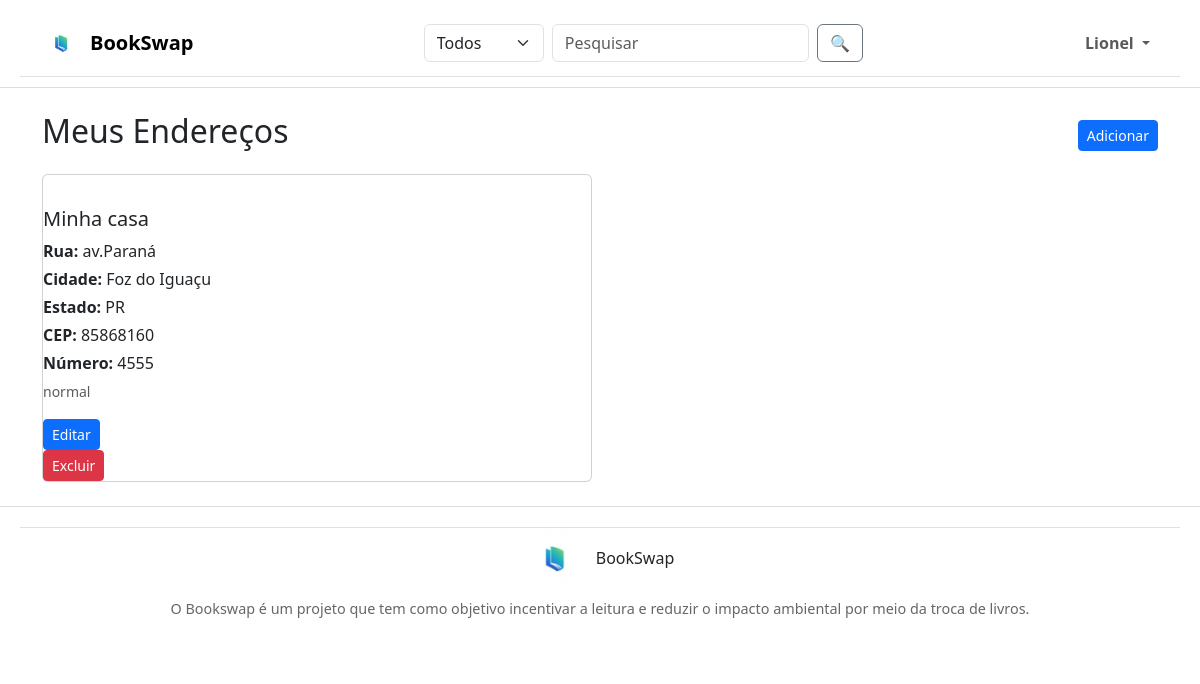
/app/controller/EnderecosController.php?action=enderecoPage (signed in), run on the app's committed database.
### tables this page shows
CREATE TABLE `enderecos` (
  `id` int NOT NULL AUTO_INCREMENT,
  `usuarios_id` int NOT NULL,
  `rua` varchar(60) NOT NULL,
  `cidade` varchar(45) NOT NULL,
  `cep` varchar(45) NOT NULL,
  `nome` varchar(80) NOT NULL,
  `numero` int NOT NULL,
  `main` enum('main','normal') DEFAULT 'normal',
  `estado` char(2) NOT NULL,
  `status` enum('inativo','ativo') DEFAULT NULL,
  PRIMARY KEY (`id`),
  KEY `enderecos_ibfk_1` (`usuarios_id`),
  CONSTRAINT `enderecos_ibfk_1` FOREIGN KEY (`usuarios_id`) REFERENCES `usuarios` (`id`)
);

### app/controller/EnderecosController.php (called while the page is built, shortened)
<?php
require_once(__DIR__ . '/../controller/Controller.php');
require_once(__DIR__ . '/../model/Endereco.php');
require_once(__DIR__ . '/../dao/EnderecoDAO.php');
class EnderecosController extends Controller {
    private $enderecoDAO;
    private $usuarioDao;
    public function __construct() {
        $this->enderecoDAO = new EnderecoDAO();
        $this->usuarioDao = new UsuarioDAO();
        $this->handleAction();
    }
    protected function procurarUsuarioId(){
        $idUsuarioLogado = $this->getIdUsuarioLogado();
        $usuario = $this->usuarioDao->findById($idUsuarioLogado);
        return $usuario;
    }
    protected function listarEnderecosUserId(int $id){
        return $this->enderecoDAO->findByUsuarioId($id);
    }
    protected function enderecoPage(){
        $dados['usuario'] = $this->procurarUsuarioId();
        $dados['enderecos'] = $this->listarEnderecosUserId($this->getIdUsuarioLogado());
        $this->loadView("enderecos/endereco.php", $dados);
    }
}
new EnderecosController();

### app/model/Endereco.php (called while the page is built, shortened)
<?php
class Endereco {
    private ?string $nome;
    private ?string $rua;
    private ?string $cidade;
    private ?string $cep;
    private ?string $estado;
    private ?int $numb;
    private ?string $main;
    public function getNome(): ?string
    {
        return $this->nome;
    }
    public function setNome(?string $nome): self
    {
        $this->nome = $nome;
        return $this;
    }
    public function getRua(): ?string
    {
        return $this->rua;
    }
    public function setRua(?string $rua): self
    {
        $this->rua = $rua;
        return $this;
    }
    public function getCidade(): ?string
    {
        return $this->cidade;
    }
    public function setCidade(?string $cidade): self
    {
        $this->cidade = $cidade;
        return $this;
    }
    public function getCep(): ?string
    {
        return $this->cep;
    }
    public function setCep(?string $cep): self
    {
        $this->cep = $cep;
        return $this;
    }
    public function getEstado(): ?string
    {
        return $this->estado;
    }
    public function setEstado(?string $estado): self
    {
        $this->estado = $estado;
        return $this;
    }
    public function getNumb(): ?int
    {
        return $this->numb;
    }
    public function setNumb(?int $numb): self
    {
        $this->numb = $numb;
        return $this;
    }
    public function getMain(): ?string
    {
        return $this->main;
    }
    public function setMain(?string $main): self
    {
        $this->main = $main;
        return $this;
    }
}
?>

### app/dao/EnderecoDAO.php (called while the page is built, shortened)
<?php
require_once(__DIR__ . "/../model/Endereco.php");
require_once(__DIR__ . "/../connection/Connection.php");
class EnderecoDAO {
    private $conn;
    public function __construct() {
        $this->conn = Connection::getConn();
    }
    public function mapEnderecos(array $result){
        $enderecos  = array();
        foreach ($result as $reg) {
            $endereco = new Endereco();
            $endereco->setId($reg['id']);
            $endereco->setNome($reg['nome']);
            $endereco->setUsuariosId($reg['usuarios_id']);
            $endereco->setRua($reg['rua']);
            $endereco->setCidade($reg['cidade']);
            $endereco->setEstado($reg['estado']);
            $endereco->setCep($reg['cep']);
            $endereco->setNumb($reg['numero']);
            $endereco->setMain($reg['main']);
            $enderecos[] = $endereco;
        }
        return $enderecos;
    }
    public function findByUsuarioId(int $usuarioId) {
        $sql = "SELECT * FROM enderecos WHERE usuarios_id = :usuarios_id";
        $stmt = $this->conn->prepare($sql);
        $stmt->bindValue(':usuarios_id', $usuarioId);
        $stmt->execute();
        return $this->mapEnderecos($stmt->fetchAll());
    }
}

### app/connection/Connection.php (called while the page is built, shortened)
<?php
class Connection {
    public static function getConn() {
        $conn = new Connection();
        return $conn->getConnection();
    }
    public function getConnection() {
        $str_conn = "mysql:host=". DB_HOST .";dbname=". DB_NAME;
        $options = array(
            PDO::MYSQL_ATTR_INIT_COMMAND => "SET NAMES utf8",
            PDO::ATTR_ERRMODE => PDO::ERRMODE_EXCEPTION);
        try{
            $conn = new PDO($str_conn, DB_USER, DB_PASSWORD, $options);
            return $conn;
        } catch (PDOException $e) {
            echo "Falha ao conectar na base de dados: " . $e->getMessage();
        }
    }
}

### app/view/enderecos/endereco.php (the view, shortened to what this page needs)
<?php
require_once(__DIR__ . "/../include/header.php");
require_once(__DIR__ . "/../include/menu.php");
?>
<div class="container my-4">
    <div class="d-flex justify-content-between align-items-center mb-3">
        <h2>Meus Endereços</h2>
        <a href="<?= BASEURL ?>/controller/EnderecosController.php?action=cadastroEnderecoPage" class="btn btn-primary btn-sm">Adicionar</a>
    </div>
    <?php if (!isset($dados['enderecos']) || empty($dados['enderecos'])): ?>
        <div class="alert alert-info">Nenhum endereço cadastrado.</div>
    <?php else: ?>
        <div class="row row-cols-1 row-cols-md-2 g-3">
            <?php foreach ($dados['enderecos'] as $row): ?>
                <div class="col">
                    <div class="card h-100">
                        <div class="card-body"></div>
                            <h5 class="card-title"><?= htmlspecialchars($row->getNome()) ?></h5>
                            <p class="card-text mb-1"><strong>Rua:</strong> <?= htmlspecialchars($row->getRua()) ?></p>
                            <p class="card-text mb-1"><strong>Cidade:</strong> <?= htmlspecialchars($row->getCidade()) ?></p>
                            <p class="card-text mb-1"><strong>Estado:</strong> <?= htmlspecialchars($row->getEstado()) ?></p>
                            <p class="card-text mb-1"><strong>CEP:</strong> <?= htmlspecialchars($row->getCep()) ?></p>
                            <p class="card-text mb-1"><strong>Número:</strong> <?= htmlspecialchars($row->getNumb()) ?></p>
                            <p class="card-text"><small class="text-muted"><?= htmlspecialchars($row->getMain())?></small></p>
                            <form method="POST" action="<?= BASEURL ?>/controller/EnderecosController.php?action=editarEnderecosPage" style="display:inline;">
                                <button type="submit" class="btn btn-sm btn-primary btn-left">Editar</button>
                            </form>
                            <form method="POST" action="<?= BASEURL ?>/controller/EnderecosController.php?action=DeletarEnderecos" style="display:inline;">
                                <button type="submit" class="btn btn-sm btn-danger" onclick="return confirm('Confirmar exclusão?')">Excluir</button>
                            </form>
                        </div>
                    </div>
                </div>
            <?php endforeach; ?>
        </div>
    <?php endif; ?>
<?php require_once(__DIR__ . "/../include/footer.php"); ?>

### data on the page
enderecos: nome "Minha casa", rua "av.Paraná", cidade "Foz do Iguaçu", estado "PR", cep "85868160", numero "4555", main "normal"

### other printed values
$nome "Lionel"
